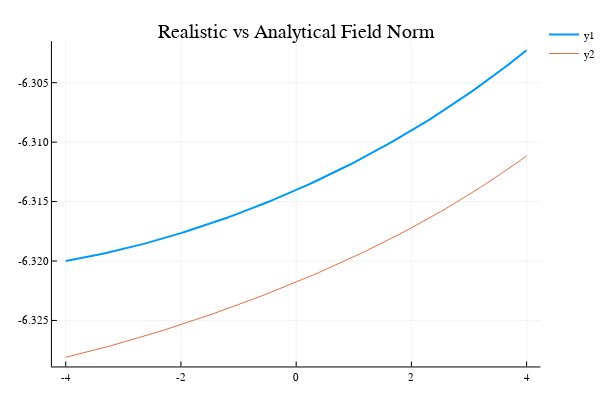

Notebook code cell kept with this figure:
### Code cell
#find the analytical solution of the coil design by treating each layer by a single loop
anaNormZ = Array{Float64,1}();

z = collect(-4:0.1:4)
anaNormZ=zeros(length(z))



###contribution from bilayer############
turns=4;

for j=1:turns
    r=29.55+3.5+(j-1).*3.5

    for i=1:Int(length(height)/2)
        anaNormZ = anaNormZ.+2*pi*1*(r.^2).*(r.^2 .+ (z.-height[i]).^2).^(-1.5)
    end

    for i=Int(length(height)/2)+1:Int(length(height))
        anaNormZ = anaNormZ.+2*pi*1*(r.^2).*(r.^2 .+ (z.-height[i]).^2).^(-1.5)
    end
end

###contribution from normal winding coils############

print(layers)

for j=1:layers
    r=bucket_radius+(j-1).*3.5
    for i=1:Int(length(normalHeight)/2)
        anaNormZ = anaNormZ.+2*pi*1*(r.^2).*(r.^2 .+ (z.-normalHeight[i]).^2).^(-1.5)
    end

    for i=Int(length(normalHeight)/2)+1:Int(length(normalHeight))
        anaNormZ = anaNormZ.+2*pi*1*(r.^2).*(r.^2 .+ (z.-normalHeight[i]).^2).^(-1.5)
    end
end

###contribution from transition part in normal winding coils############
r=bucket_radius+3.5/2
anaNormZ = anaNormZ.+2*pi*1*(r.^2).*(r.^2 .+ (z.-normalHeight[pitch].-3.5).^2).^(-1.5)
anaNormZ = anaNormZ.+2*pi*1*(r.^2).*(r.^2 .+ (z.-normalHeight[pitch*2].-3.5).^2).^(-1.5)


plot(z,bnorm,linewidth=2,title="Realistic vs Analytical Field Norm")
plot!(z,-anaNormZ)

### Figure 1 — Plotly figure (JSON) as saved in the notebook; plotly's stock layout.template omitted (floating-point values rounded to 4 significant figures)
{"data": [{"colorbar": {"title": ""}, "hoverinfo": "text", "legendgroup": "y1", "line": {"color": "rgba(0, 154, 250, 1.000)", "dash": "solid", "shape": "linear", "width": 2}, "mode": "lines", "name": "y1", "showlegend": true, "text": [null, null, null, null, null, null, null, null, null, null, null, null, null, null, null, null, null, null, null, null, null, null, null, null, null, null, null, null, null, null, null, null, null, null, null, null, null, null, null, null, null, null, null, null, null, null, null, null, null, null, null, null, null, null, null, null, null, null, null, null, null, null, null, null, null, null, null, null, null, null, null, null, null, null, null, null, null, null, null, null, null], "type": "scatter", "x": [-4, -3.9, -3.8, -3.7, -3.6, -3.5, -3.4, -3.3, -3.2, -3.1, -3, -2.9, -2.8, -2.7, -2.6, -2.5, -2.4, -2.3, -2.2, -2.1, -2, -1.9, -1.8, -1.7, -1.6, -1.5, -1.4, -1.3, -1.2, -1.1, -1, -0.9, -0.8, -0.7, -0.6, -0.5, -0.4, -0.3, -0.2, -0.1, 0, 0.1, 0.2, 0.3, 0.4, 0.5, 0.6, 0.7, 0.8, 0.9, 1, 1.1, 1.2, 1.3, 1.4, 1.5, 1.6, 1.7, 1.8, 1.9, 2, 2.1, 2.2, 2.3, 2.4, 2.5, 2.6, 2.7, 2.8, 2.9, 3, 3.1, 3.2, 3.3, 3.4, 3.5, 3.6, 3.7, 3.8, 3.9, 4], "xaxis": "x1", "y": [-6.32, -6.32, -6.32, -6.32, -6.32, -6.32, -6.319, -6.319, -6.319, -6.319, -6.319, -6.319, -6.319, -6.319, -6.318, -6.318, -6.318, -6.318, -6.318, -6.318, -6.318, -6.318, -6.317, -6.317, -6.317, -6.317, -6.317, -6.317, -6.316, -6.316, -6.316, -6.316, -6.316, -6.315, -6.315, -6.315, -6.315, -6.315, -6.314, -6.314, -6.314, -6.314, -6.314, -6.313, -6.313, -6.313, -6.313, -6.312, -6.312, -6.312, -6.312, -6.311, -6.311, -6.311, -6.311, -6.31, -6.31, -6.31, -6.31, -6.309, -6.309, -6.309, -6.308, -6.308, -6.308, -6.308, -6.307, -6.307, -6.307, -6.306, -6.306, -6.306, -6.305, -6.305, -6.305, -6.304, -6.304, -6.303, -6.303, -6.303, -6.302], "yaxis": "y1", "zmax": 0.1, "zmin": -0.1}, {"colorbar": {"title": ""}, "hoverinfo": "text", "legendgroup": "y2", "line": {"color": "rgba(227, 111, 71, 1.000)", "dash": "solid", "shape": "linear", "width": 1}, "mode": "lines", "name": "y2", "showlegend": true, "text": [null, null, null, null, null, null, null, null, null, null, null, null, null, null, null, null, null, null, null, null, null, null, null, null, null, null, null, null, null, null, null, null, null, null, null, null, null, null, null, null, null, null, null, null, null, null, null, null, null, null, null, null, null, null, null, null, null, null, null, null, null, null, null, null, null, null, null, null, null, null, null, null, null, null, null, null, null, null, null, null, null], "type": "scatter", "x": [-4, -3.9, -3.8, -3.7, -3.6, -3.5, -3.4, -3.3, -3.2, -3.1, -3, -2.9, -2.8, -2.7, -2.6, -2.5, -2.4, -2.3, -2.2, -2.1, -2, -1.9, -1.8, -1.7, -1.6, -1.5, -1.4, -1.3, -1.2, -1.1, -1, -0.9, -0.8, -0.7, -0.6, -0.5, -0.4, -0.3, -0.2, -0.1, 0, 0.1, 0.2, 0.3, 0.4, 0.5, 0.6, 0.7, 0.8, 0.9, 1, 1.1, 1.2, 1.3, 1.4, 1.5, 1.6, 1.7, 1.8, 1.9, 2, 2.1, 2.2, 2.3, 2.4, 2.5, 2.6, 2.7, 2.8, 2.9, 3, 3.1, 3.2, 3.3, 3.4, 3.5, 3.6, 3.7, 3.8, 3.9, 4], "xaxis": "x1", "y": [-6.328, -6.328, -6.328, -6.328, -6.328, -6.327, -6.327, -6.327, -6.327, -6.327, -6.327, -6.327, -6.327, -6.326, -6.326, -6.326, -6.326, -6.326, -6.326, -6.326, -6.325, -6.325, -6.325, -6.325, -6.325, -6.325, -6.324, -6.324, -6.324, -6.324, -6.324, -6.323, -6.323, -6.323, -6.323, -6.323, -6.323, -6.322, -6.322, -6.322, -6.322, -6.322, -6.321, -6.321, -6.321, -6.321, -6.321, -6.32, -6.32, -6.32, -6.32, -6.319, -6.319, -6.319, -6.319, -6.318, -6.318, -6.318, -6.318, -6.317, -6.317, -6.317, -6.317, -6.316, -6.316, -6.316, -6.316, -6.315, -6.315, -6.315, -6.314, -6.314, -6.314, -6.313, -6.313, -6.313, -6.313, -6.312, -6.312, -6.312, -6.311], "yaxis": "y1", "zmax": 0.1, "zmin": -0.1}], "layout": {"annotations": [{"font": {"color": "rgba(0, 0, 0, 1.000)", "family": "sans-serif", "size": 20}, "rotation": 0, "showarrow": false, "text": "Realistic vs Analytical Field Norm", "x": 0.5444, "xanchor": "center", "xref": "paper", "y": 1, "yanchor": "top", "yref": "paper"}], "height": 400, "legend": {"bgcolor": "rgba(255, 255, 255, 1.000)", "bordercolor": "rgba(0, 0, 0, 1.000)", "font": {"color": "rgba(0, 0, 0, 1.000)", "family": "sans-serif", "size": 11}, "tracegroupgap": 0, "x": 1, "y": 1}, "margin": {"b": 20, "l": 0, "r": 0, "t": 20}, "paper_bgcolor": "rgba(255, 255, 255, 1.000)", "plot_bgcolor": "rgba(255, 255, 255, 1.000)", "showlegend": true, "width": 600, "xaxis": {"anchor": "y1", "domain": [0.09545, 0.9934], "gridcolor": "rgba(0, 0, 0, 0.100)", "gridwidth": 0.5, "linecolor": "rgba(0, 0, 0, 1.000)", "mirror": false, "range": [-4.24, 4.24], "showgrid": true, "showline": true, "showticklabels": true, "tickangle": 0, "tickcolor": "rgb(0, 0, 0)", "tickfont": {"color": "rgba(0, 0, 0, 1.000)", "family": "sans-serif", "size": 11}, "tickmode": "array", "ticks": "inside", "ticktext": ["-4", "-2", "0", "2", "4"], "tickvals": [-4, -2, 0, 2, 4], "title": "", "titlefont": {"color": "rgba(0, 0, 0, 1.000)", "family": "sans-serif", "size": 15}, "type": "-", "visible": true, "zeroline": false, "zerolinecolor": "rgba(0, 0, 0, 1.000)"}, "yaxis": {"anchor": "x1", "domain": [0.03762, 0.9415], "gridcolor": "rgba(0, 0, 0, 0.100)", "gridwidth": 0.5, "linecolor": "rgba(0, 0, 0, 1.000)", "mirror": false, "range": [-6.329, -6.301], "showgrid": true, "showline": true, "showticklabels": true, "tickangle": 0, "tickcolor": "rgb(0, 0, 0)", "tickfont": {"color": "rgba(0, 0, 0, 1.000)", "family": "sans-serif", "size": 11}, "tickmode": "array", "ticks": "inside", "ticktext": ["-6.325", "-6.320", "-6.315", "-6.310", "-6.305"], "tickvals": [-6.325, -6.32, -6.315, -6.31, -6.305], "title": "", "titlefont": {"color": "rgba(0, 0, 0, 1.000)", "family": "sans-serif", "size": 15}, "type": "-", "visible": true, "zeroline": false, "zerolinecolor": "rgba(0, 0, 0, 1.000)"}}}
